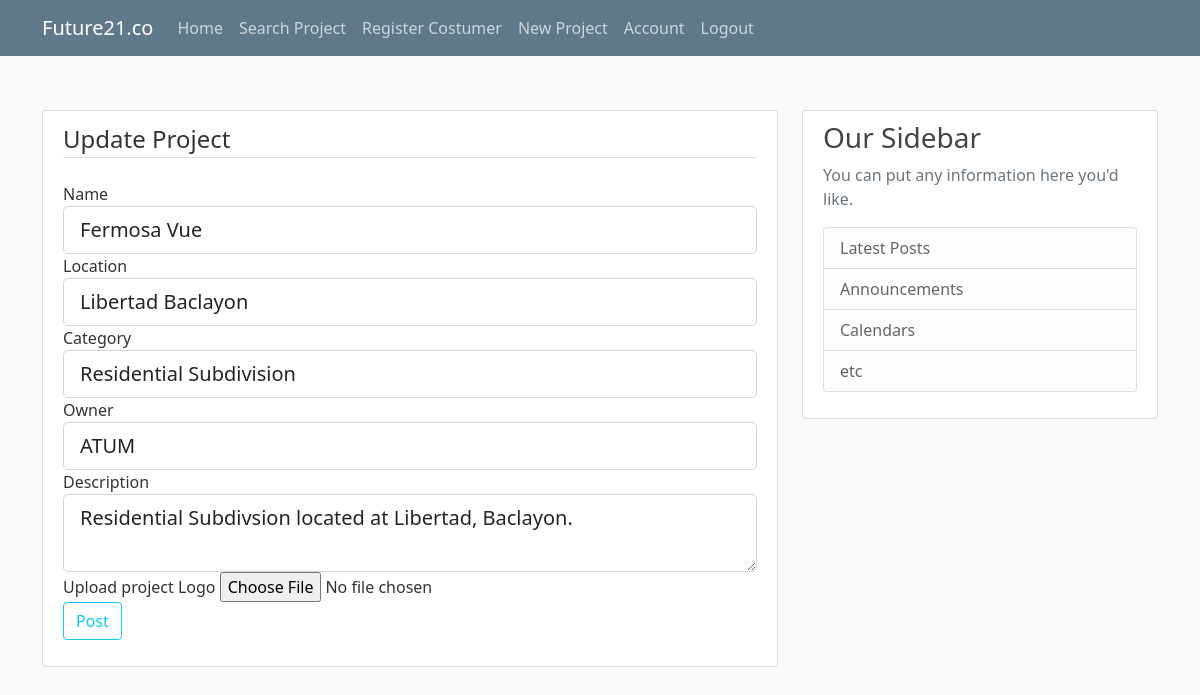
The app's page /project/2/update (signed in) with its own data.
### main/models.py (models this page shows, shortened)
class Project(db.Model):
    __searchable__ = ['name', 'description','location', 'category']
    id = db.Column(db.Integer, primary_key=True, nullable=False)
    name = db.Column(db.String(60), unique=True, nullable=False)
    category = db.Column(db.String(50), nullable=False)
    location = db.Column(db.String(60), nullable=False)
    description = db.Column(db.Text, nullable=False)
    owner = db.Column(db.String(60), nullable=False)
    image_file = db.Column(db.String(20), nullable=False, default='default.png')
    date_posted= db.Column(db.DateTime, nullable=False, default=datetime.utcnow)
    user_id = db.Column(db.Integer, db.ForeignKey('user.id'),nullable=False)
    products = db.relationship('Product', backref='product', lazy=True)

### main/routes.py (the view)
@app.route('/project/<int:proj_id>/update', methods=['GET', 'POST'])
@login_required
def update_project(proj_id):
    project = Project.query.get_or_404(proj_id)
    if current_user.is_admin != True:
        abort(403)
    form = ProjectForm()
    if form.validate_on_submit():
        if form.picture.data:
            picture_file = save_picture(form.picture.data)
            project.image_file = picture_file
        project.name=form.name.data
        project.location =form.location.data
        project.category = form.category.data
        project.owner=form.owner.data
        project.description = form.description.data
        db.session.commit()
        flash('Project has been updated!','success')
        return redirect(url_for('project', proj_id=project.id))
    elif request.method == 'GET':
        form.name.data = project.name
        form.location.data = project.location
        form.category.data = project.category
        form.owner.data = project.owner
        form.description.data = project.description
    return render_template('create_project.html', title='Update Project',
                            form=form, legend='Update Project')

### main/form.py (shortened to what this page needs)
class ProjectForm(FlaskForm):
    name = StringField('Name', validators=[DataRequired()])
    location = StringField('Location', validators=[DataRequired()])
    category = StringField('Category',validators=[DataRequired()])
    owner = StringField('Owner', validators=[DataRequired()])
    description = TextAreaField('Description', validators=[DataRequired()])
    picture = FileField('Upload project Logo', validators=[FileAllowed(['jpg','png'])])
    submit = SubmitField('Post')

### main/models.py (called while the page is built)
@login_manager.user_loader
def load_user(user_id):
    return User.query.get(int(user_id))

### main/templates/create_project.html (shortened to what this page needs)
{% extends "base.html" %}
{%block content %}
<div class="content-section">
        <form method="POST" action="" enctype ="multipart/form-data">
            <fieldset class="form-group">
                <legend class="border-bottom mb-4">{{ legend }}</legend>
                <div class="form-group">
                    {{ form.name.label(class="form-control-label") }}
                        {% if form.name.errors %}
                            {{ form.name(class="form-control form-control-lg is-invalid") }}
                            <div class="invalid-feedback">
                                {% for error in form.name.errors %}
                                    <span>{{ error }}</span>
                                {% endfor %}
                            </div>
                        {% else %}
                            {{ form.name(class="form-control form-control-lg") }}
                        {% endif %}
                </div>
                <div class="form-group">
                    {{ form.location.label(class="form-control-label") }}
                    {% if form.location.errors %}
                        {{ form.location(class="form-control form-control-lg is-invalid") }}
                        <div class="invalid-feedback">
                            {% for error in form.location.errors %}
                                <span>{{ error }}</span>
                            {% endfor %}
                        </div>
                    {% else %}
                        {{ form.location(class="form-control form-control-lg") }}
                    {% endif %}
                </div>
                <div class="form-group">
                    {{ form.category.label(class="form-control-label") }}
                    {% if form.category.errors %}
                        {{ form.category(class="form-control form-control-lg is-invalid") }}
                        <div class="invalid-feedback">
                            {% for error in form.category.errors %}
                                <span>{{ error }}</span>
                            {% endfor %}
                        </div>
                    {% else %}
                        {{ form.category(class="form-control form-control-lg") }}
                    {% endif %}
                </div>
                <div class="form-group">
                    {{ form.owner.label(class="form-control-label") }}
                    {% if form.owner.errors %}
                        {{ form.owner(class="form-control form-control-lg is-invalid") }}
                        <div class="invalid-feedback">
                            {% for error in form.owner.errors %}
                                <span>{{ error }}</span>
                            {% endfor %}
                        </div>
                    {% else %}
                        {{ form.owner(class="form-control form-control-lg") }}
                    {% endif %}
                </div>
                <div class="form-group">
                    {{ form.description.label(class="form-control-label") }}
                    {% if form.description.errors %}
                        {{ form.description(class="form-control form-control-lg is-invalid") }}
                        <div class="invalid-feedback">
                            {% for error in form.description.errors %}
                                <span>{{ error }}</span>
                            {% endfor %}
                        </div>
                    {% else %}
                        {{ form.description(class="form-control form-control-lg") }}
                    {% endif %}
                </div>
                <div class="form-group">
                    {{ form.picture.label() }}
                    {{ form.picture(class="form-control-file") }}
                </div>
            </fieldset>
            <div class="form-group">
                {{ form.submit(class="btn btn-outline-info") }}
            </div>
        </form>
    </div>
{% endblock %}

### main/static/main.css (style rules this page uses)
body { background: #fafafa; color: #333333; margin-top: 5rem; }
.content-section { background: #ffffff; padding: 10px 20px; border: 1px solid #dddddd; border-radius: 3px; margin-bottom: 20px; }
body { padding-top: 30px; }

### records on screen
Project: name "Fermosa Vue", location "Libertad Baclayon", category "Residential Subdivision", owner "ATUM", description "Residential Subdivsion located at Libertad, Baclayon."

### other values on screen
{{ legend }} "Update Project"
